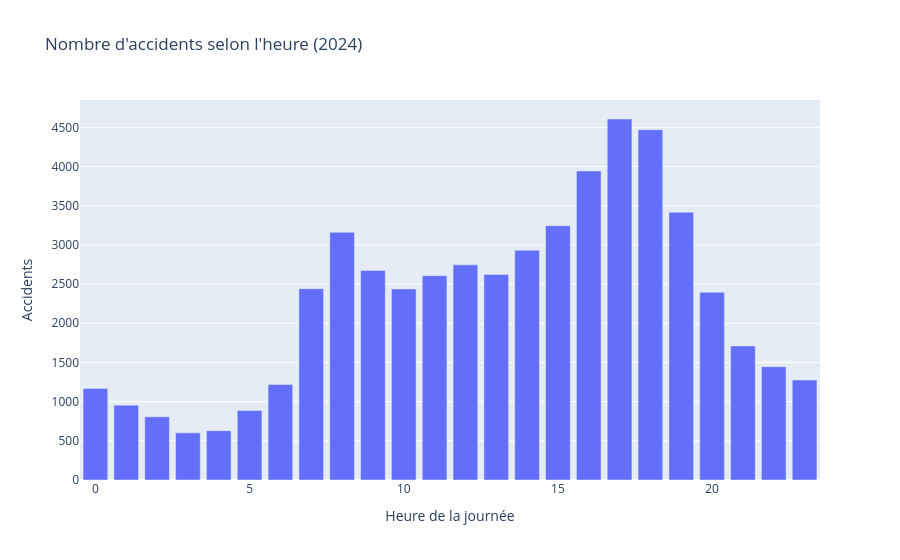

Notebook code for this chart:
### Code cell
# Accidents par heure
import plotly.express as px

par_heure = sql("SELECT heure, COUNT(*) AS nb_accidents FROM accidents GROUP BY heure ORDER BY heure")

fig = px.bar(
    par_heure,                       # le tableau à représenter
    x="heure", y="nb_accidents",     # les colonnes pour chaque axe
    title="Nombre d'accidents selon l'heure (2024)",
    labels={"heure": "Heure de la journée", "nb_accidents": "Accidents"},  # noms affichés
)
fig.show()

### Figure 1 — Plotly figure (JSON) as saved in the notebook; plotly's stock layout.template omitted (floating-point values rounded to 4 significant figures)
{"data": [{"hovertemplate": "Heure de la journée=%{x}<br>Accidents=%{y}<extra></extra>", "legendgroup": "", "marker": {"color": "#636efa", "pattern": {"shape": ""}}, "name": "", "orientation": "v", "showlegend": false, "textposition": "auto", "type": "bar", "x": [0, 1, 2, 3, 4, 5, 6, 7, 8, 9, 10, 11, 12, 13, 14, 15, 16, 17, 18, 19, 20, 21, 22, 23], "xaxis": "x", "y": [1168, 955, 807, 602, 630, 886, 1218, 2442, 3161, 2673, 2438, 2608, 2746, 2624, 2932, 3245, 3944, 4607, 4470, 3417, 2396, 1711, 1446, 1276], "yaxis": "y"}], "layout": {"barmode": "relative", "legend": {"tracegroupgap": 0}, "title": {"text": "Nombre d'accidents selon l'heure (2024)"}, "xaxis": {"anchor": "y", "domain": [0, 1], "title": {"text": "Heure de la journée"}}, "yaxis": {"anchor": "x", "domain": [0, 1], "title": {"text": "Accidents"}}}}
